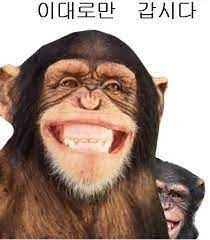
#> input picture media/pixel_converter/img/015f756b40d9645034b6eea93a281385.jpg, 210 x 240 px
$ python -i pixel.py   (imports and definitions only)
#> lines starting #> are read from the running program, lines starting #| are printed output that depends on the picture
### pixel_converter/code_converter.py
import pandas as pd

class converter () :
    def __init__(self):
        self.dmc_list = pd.read_csv('static/pixel_converter/resource/DMC Cotton Floss converted to RGB Values.csv',
                               encoding=' CP949', engine='python')

    # [17 lines left out: functions rgb_to_dmc, dmc_to_rgb, not called in this run]

### pixel_converter/pixel.py
# coding:UTF-8
import sys
import cv2
from PIL import Image
import numpy as np
from pixel_converter import code_converter

n8 = np.array([[1, 1, 1],
               [1, 1, 1],
               [1, 1, 1]],
              np.uint8)

n4 = np.array([[0, 1, 0],
               [1, 1, 1],
               [0, 1, 0]],
              np.uint8)


def make_dot(src, k=3, scale=2, color=True, blur=0, erode=0, alpha=True, to_tw=True):
#> called with k = 3, scale = 2, color = True, blur = 0, erode = 0, alpha = True, to_tw = True
    img_pl = Image.open(src)
#> img_pl is the input picture: PIL image 210x240 RGB; mean R, G, B 165.9, 143.5, 132.4
    if (img_pl.mode == 'RGBA' or img_pl.mode == 'P') and alpha:
        if img_pl.mode != 'RGBA':
            img_pl = img_pl.convert('RGBA')
        alpha_mode = True
    elif img_pl.mode != 'RGB' and img_pl.mode != 'L':
        img_pl = img_pl.convert('RGB')
        alpha_mode = False
    else:
        alpha_mode = False
    img = np.asarray(img_pl)
    if color and alpha_mode:
        a = img[:, :, 3]
        img = cv2.cvtColor(img, cv2.COLOR_BGRA2RGB)
        h, w, c = img.shape
    elif color:
        img = cv2.cvtColor(img, cv2.COLOR_BGR2RGB)
        h, w, c = img.shape
#> h = 240; w = 210; c = 3
    else:
        img = cv2.cvtColor(img, cv2.COLOR_RGB2GRAY)
        h, w = img.shape
        c = 0
    d_h = int(h / scale)
#> d_h = 120
    d_w = int(w / scale)
#> d_w = 105
    if erode == 1:
        img = cv2.erode(img, n4, iterations=1)
    elif erode == 2:
        img = cv2.erode(img, n8, iterations=1)
    if blur:
        img = cv2.bilateralFilter(img, 15, blur, 20)
    img = cv2.resize(img, (d_w, d_h), interpolation=cv2.INTER_NEAREST)
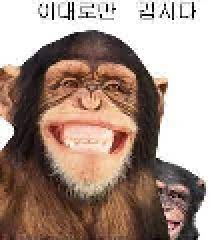
#> img: shape (120, 105, 3) (shown 2 times larger); mean B, G, R 131.9, 143, 165.5
    if alpha_mode:
        a = cv2.resize(a, (d_w, d_h), interpolation=cv2.INTER_NEAREST)
        a = cv2.resize(a, (d_w * scale, d_h * scale), interpolation=cv2.INTER_NEAREST)
        a[a != 0] = 255
        if not 0 in a:
            a[0, 0] = 0
    if color:
        img_cp = img.reshape(-1, c)
    else:
        img_cp = img.reshape(-1)
    img_cp = img_cp.astype(np.float32)
    criteria = (cv2.TERM_CRITERIA_EPS + cv2.TERM_CRITERIA_MAX_ITER, 10, 1.0)
    ret, label, center = cv2.kmeans(img_cp, k, None, criteria, 10, cv2.KMEANS_PP_CENTERS)
#> ret = 22246709.2; label = 12600 values, max 2 at index 136, min 0 at index 131, mean 0.765; center = [[44.54, 55.6, 81.63], [248.9, 250.3, 252.3], [129.5, 156.1, 203.8]]
    center = center.astype(np.uint8)
#> center = [[44, 55, 81], [248, 250, 252], [129, 156, 203]]
    result = center[label.flatten()]
    result = result.reshape((img.shape))
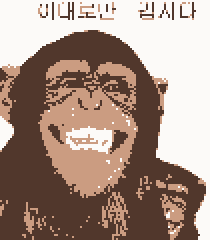
#> result: shape (120, 105, 3) (shown 2 times larger); mean B, G, R 131.3, 142.6, 164.9
    result = cv2.resize(result, (d_w * scale, d_h * scale), interpolation=cv2.INTER_NEAREST)
#> result: shape (240, 210, 3)
    if alpha_mode:
        r, g, b = cv2.split(result)
        result = cv2.merge((r, g, b, a))
    elif to_tw:
        r, g, b = cv2.split(result)
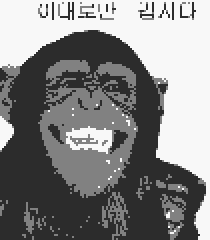
#> r: shape (240, 210); min 44, max 248, mean 131.3
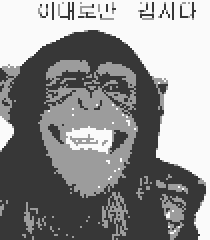
#> g: shape (240, 210); min 55, max 250, mean 142.6
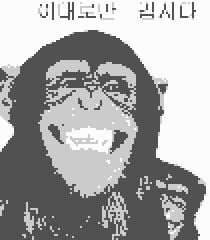
#> b: shape (240, 210); min 81, max 252, mean 164.9
        a = np.ones(r.shape, dtype=np.uint8) * 255
        a[0, 0] = 0
        result = cv2.merge((r, g, b, a))
#> result: shape (240, 210, 4)

    dmc_colors = []
    rgb_colors = []
    trans_colors = []

    # 16진수 색상코드를 rgb코드로 변환
    def hex_to_rgb(hex):
        return tuple(int(hex[i:i + 2], 16) for i in (0, 2, 4))

    code = code_converter.converter()

    for res_c in center:
        color_code = '{0:02x}{1:02x}{2:02x}'.format(res_c[2], res_c[1], res_c[0])
        rgb_colors.append(hex_to_rgb(color_code))
        dmc_code = code.rgb_to_dmc(hex_to_rgb(color_code))
        dmc_colors.append(dmc_code)

    for dmc in dmc_colors :
        temp = code.dmc_to_rgb(dmc)
        trans_colors.append(temp)

    for width in range(w-1) :
        for high in range(h-1) :
            for i in range(len(dmc_colors)) :
                if result[high,width][0] == rgb_colors[i][0] and result[high,width][1] == rgb_colors[i][1] and result[high,width][2] == rgb_colors[i][2]:
                    result[high,width] = trans_colors[i]

    return result, dmc_colors

#> (the run stopped early here; a loop or call above may not have finished)
